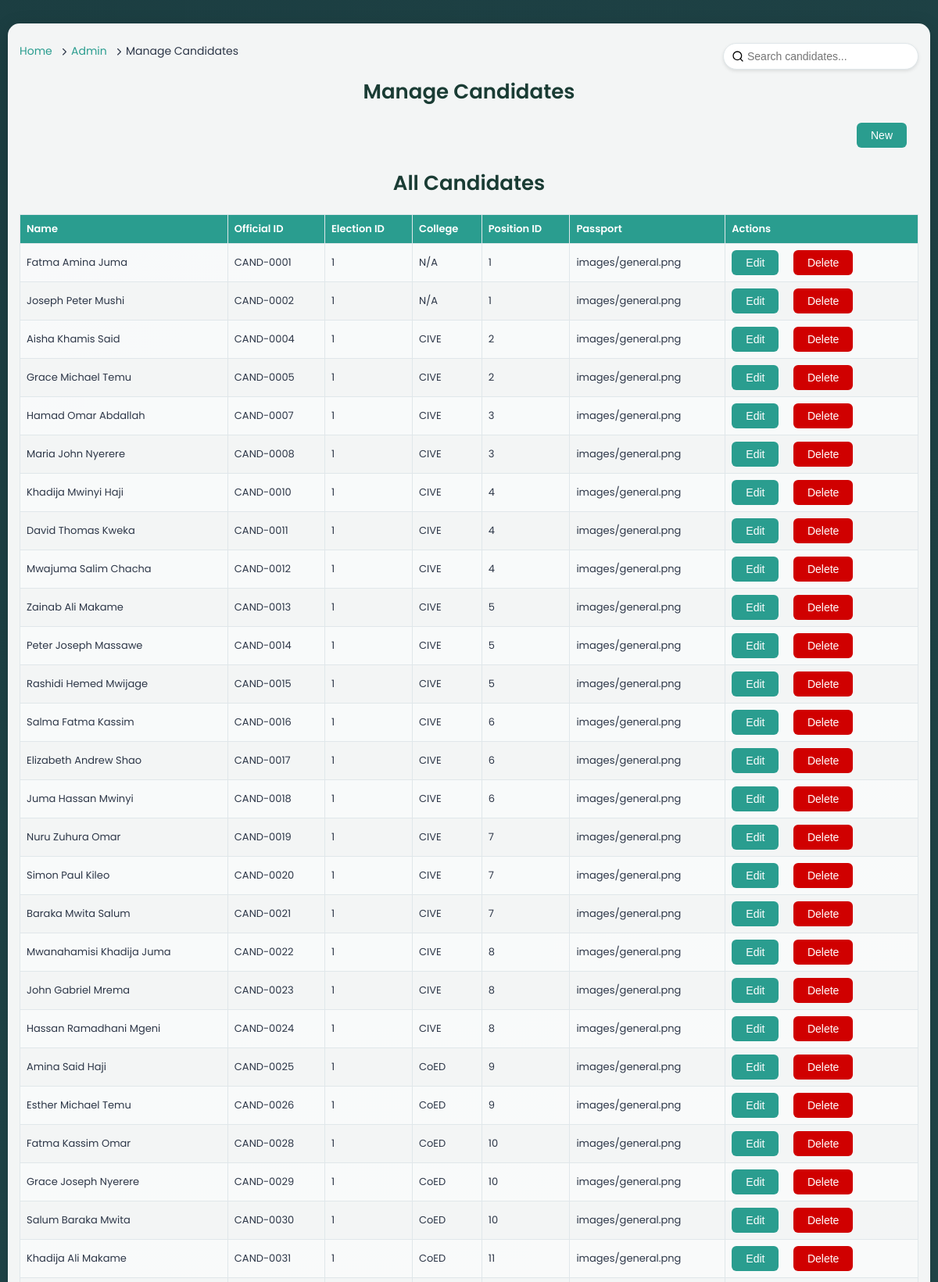
The page /admin-operations/fetch-positions.php (signed in, upper part) on the database its author committed.
### tables this page shows
CREATE TABLE `candidates` (
  `id` int NOT NULL,
  `official_id` varchar(30) DEFAULT NULL,
  `election_id` int DEFAULT NULL,
  `firstname` varchar(30) NOT NULL,
  `midname` varchar(30) DEFAULT NULL,
  `lastname` varchar(30) NOT NULL,
  `association` varchar(40) DEFAULT NULL,
  `college` varchar(50) DEFAULT NULL,
  `position_id` int NOT NULL,
  `pair_id` int DEFAULT NULL,
  `passport` varchar(400) DEFAULT 'images/general.png',
  `hostel_id` int DEFAULT NULL,
  PRIMARY KEY (`id`),
  KEY `official_id` (`official_id`),
  KEY `election_id` (`election_id`),
  CONSTRAINT `fk_elections` FOREIGN KEY (`election_id`) REFERENCES `elections` (`election_id`) ON DELETE SET NULL ON UPDATE CASCADE
);

### admin-operations/fetch-positions.php (the view, shortened to what this page needs)
<?php
$host = 'localhost';
$dbname = 'smartuchaguzi_db';
$username = 'root';
$password = 'Leonida1972@@@@';
try {
    $pdo = new PDO("mysql:host=$host;dbname=$dbname", $username, $password);
    $pdo->setAttribute(PDO::ATTR_ERRMODE, PDO::ERRMODE_EXCEPTION);
} catch (PDOException $e) {
    error_log("Connection failed: " . $e->getMessage());
    die("Connection failed. Please try again later.");
}
$errors = [];
$candidates = [];
try {
    $stmt = $pdo->prepare(
        "SELECT c.id, c.official_id, c.election_id, c.firstname, c.midname, c.lastname, c.association, c.college, c.position_id,
                c.passport, e.association AS election_association, cl.name AS college_name, ep.name AS position_name, h.name AS hostel_name
         FROM candidates c
         LEFT JOIN elections e ON c.election_id = e.election_id
         LEFT JOIN electionpositions ep ON c.position_id = ep.position_id
         LEFT JOIN colleges cl ON ep.college_id = cl.college_id
         LEFT JOIN hostels h ON ep.hostel_id = h.hostel_id"
    );
    $stmt->execute();
    $candidates = $stmt->fetchAll(PDO::FETCH_ASSOC);
} catch (PDOException $e) {
    error_log("Fetch candidates failed: " . $e->getMessage());
    $errors[] = "Failed to load candidates.";
}
?>
<!DOCTYPE html>
<html lang="en">
<head>
    <link rel="stylesheet" href="https://cdnjs.cloudflare.com/ajax/libs/font-awesome/6.0.0/css/all.min.css">
</head>
<body>
    <div class="container">
        <div class="breadcrumb">
            <a href="../index.html">Home</a> <i class="fas fa-chevron-right"></i>
            <a href="../admin-dashboard.php">Admin</a> <i class="fas fa-chevron-right"></i>
            <span>Manage Candidates</span>
        </div>
        <h2>Manage Candidates</h2>
        <div class="search-bar">
            <input type="text" id="searchInput" placeholder="Search candidates..." onkeyup="filterTable()">
        </div>
        <div class="action-bar">
            <button class="new-btn" onclick="openNewModal()">New</button>
        </div>
        <h3>All Candidates</h3>
        <?php if (empty($candidates)): ?>
            <p>No candidates found.</p>
        <?php else: ?>
            <table id="candidateTable">
                <tr>
                    <th>Name</th>
                    <th>Official ID</th>
                    <th>Election ID</th>
                    <th>College</th>
                    <th>Position ID</th>
                    <th>Passport</th>
                    <th>Actions</th>
                </tr>
                <?php foreach ($candidates as $candidate): ?>
                    <tr>
                        <td><?php echo htmlspecialchars(($candidate['midname'] ? $candidate['firstname'] . ' ' . $candidate['midname'] . ' ' : $candidate['firstname'] . ' ') . $candidate['lastname']); ?></td>
                        <td><?php echo htmlspecialchars($candidate['official_id'] ?? 'N/A'); ?></td>
                        <td><?php echo htmlspecialchars($candidate['election_id'] ?? 'N/A'); ?></td>
                        <td><?php echo htmlspecialchars($candidate['college'] ?? 'N/A'); ?></td>
                        <td><?php echo htmlspecialchars($candidate['position_id'] ?? 'N/A'); ?></td>
                        <td><?php echo htmlspecialchars($candidate['passport'] ?? 'images/general.png'); ?></td>
                        <td>
                            <button class="edit-btn" onclick="editCandidate(<?php echo $candidate['id']; ?>, '<?php echo addslashes($candidate['official_id'] ?? ''); ?>', '<?php echo addslashes($candidate['election_id'] ?? ''); ?>', '<?php echo addslashes($candidate['firstname'] ?? ''); ?>', '<?php echo addslashes($candidate['midname'] ?? ''); ?>', '<?php echo addslashes($candidate['lastname'] ?? ''); ?>', '<?php echo addslashes($candidate['association'] ?? ''); ?>', '<?php echo addslashes($candidate['college'] ?? ''); ?>', '<?php echo addslashes($candidate['position_id'] ?? ''); ?>', '<?php echo addslashes($candidate['passport'] ?? 'images/general.png'); ?>')">Edit</button>
                            <form method="POST" action="" style="display:inline;">
                                <button type="submit" class="delete-btn" name="delete_candidate" onclick="return confirm('Are you sure you want to delete this candidate? This action cannot be undone.');">Delete</button>
                            </form>
                        </td>
                    </tr>
                <?php endforeach; ?>
            </table>
        <?php endif; ?>
    </div>
</body>
</html>

### admin-operations/fetch-positions.php (style rules this page uses)
body { font-family: 'Poppins', sans-serif; background: linear-gradient(135deg, rgba(26, 60, 52, 0.8), rgba(34, 78, 68, 0.8)), url('images/cive.jpeg'); background-size: cover; background-attachment: fixed; color: #2d3748; min-height: 100vh; margin: 0; padding: 10px; display: flex; justify-content: center; align-items: flex-start; }
.container { max-width: 1200px; width: 100%; margin: 20px auto; background: rgba(255, 255, 255, 0.95); padding: 25px 15px; border-radius: 15px; box-shadow: 0 6px 25px rgba(0, 0, 0, 0.15); transition: transform 0.3s ease; position: relative; }
h2, h3 { text-align: center; color: #1a3c34; margin-bottom: 20px; font-size: 26px; font-weight: 600; }
.search-bar { position: absolute; top: 25px; right: 15px; width: 250px; display: flex; align-items: center; }
.search-bar input { width: 100%; padding: 8px 12px 8px 30px; border: 1px solid #e0e7ea; border-radius: 20px; font-size: 14px; background-size: 16px; box-shadow: 0 2px 4px rgba(0, 0, 0, 0.1); transition: border-color 0.3s ease, box-shadow 0.3s ease; }
.action-bar { margin-bottom: 15px; text-align: right; }
input, select { width: 100%; padding: 10px; border: 1px solid #e0e7ea; border-radius: 8px; font-size: 14px; box-sizing: border-box; background: #f9fafb; transition: border-color 0.3s ease, box-shadow 0.3s ease; }
button { padding: 8px 18px; border: none; border-radius: 6px; cursor: pointer; font-size: 14px; font-weight: 500; transition: background 0.3s ease, transform 0.2s ease; margin-right: 15px; }
.new-btn, .edit-btn { background: #2a9d8f; color: #fff; }
.delete-btn { background: #d00000; color: #fff; }
.breadcrumb { margin-bottom: 15px; font-size: 14px; display: flex; align-items: center; }
.breadcrumb a { color: #2a9d8f; text-decoration: none; margin-right: 6px; transition: color 0.3s ease; }
.breadcrumb span { color: #2d3748; margin-right: 6px; }
.breadcrumb i { margin: 0 6px; color: #2d3748; font-size: 10px; }
table { width: 100%; border-collapse: collapse; margin-top: 15px; }
th, td { padding: 8px; border: 1px solid #e0e7ea; text-align: left; font-size: 13px; }
th { background: #2a9d8f; color: #fff; font-weight: 600; }
tr:nth-child(even) { background: rgba(255, 255, 255, 0.5); }

### rows shown on the page
candidates: midname+firstname+lastname "Fatma Amina Juma", official "CAND-0001", election "1", college "N/A", position "1", passport "images/general.png"
candidates: midname+firstname+lastname "Joseph Peter Mushi", official "CAND-0002", election "1", college "N/A", position "1", passport "images/general.png"
candidates: midname+firstname+lastname "Aisha Khamis Said", official "CAND-0004", election "1", college "CIVE", position "2", passport "images/general.png"
candidates: midname+firstname+lastname "Grace Michael Temu", official "CAND-0005", election "1", college "CIVE", position "2", passport "images/general.png"
candidates: midname+firstname+lastname "Hamad Omar Abdallah", official "CAND-0007", election "1", college "CIVE", position "3", passport "images/general.png"
candidates: midname+firstname+lastname "Maria John Nyerere", official "CAND-0008", election "1", college "CIVE", position "3", passport "images/general.png"
candidates: midname+firstname+lastname "Khadija Mwinyi Haji", official "CAND-0010", election "1", college "CIVE", position "4", passport "images/general.png"
candidates: midname+firstname+lastname "David Thomas Kweka", official "CAND-0011", election "1", college "CIVE", position "4", passport "images/general.png"
candidates: midname+firstname+lastname "Mwajuma Salim Chacha", official "CAND-0012", election "1", college "CIVE", position "4", passport "images/general.png"
candidates: midname+firstname+lastname "Zainab Ali Makame", official "CAND-0013", election "1", college "CIVE", position "5", passport "images/general.png"
candidates: midname+firstname+lastname "Peter Joseph Massawe", official "CAND-0014", election "1", college "CIVE", position "5", passport "images/general.png"
candidates: midname+firstname+lastname "Rashidi Hemed Mwijage", official "CAND-0015", election "1", college "CIVE", position "5", passport "images/general.png"
candidates: midname+firstname+lastname "Salma Fatma Kassim", official "CAND-0016", election "1", college "CIVE", position "6", passport "images/general.png"
candidates: midname+firstname+lastname "Elizabeth Andrew Shao", official "CAND-0017", election "1", college "CIVE", position "6", passport "images/general.png"
candidates: midname+firstname+lastname "Juma Hassan Mwinyi", official "CAND-0018", election "1", college "CIVE", position "6", passport "images/general.png"
candidates: midname+firstname+lastname "Nuru Zuhura Omar", official "CAND-0019", election "1", college "CIVE", position "7", passport "images/general.png"
candidates: midname+firstname+lastname "Simon Paul Kileo", official "CAND-0020", election "1", college "CIVE", position "7", passport "images/general.png"
candidates: midname+firstname+lastname "Baraka Mwita Salum", official "CAND-0021", election "1", college "CIVE", position "7", passport "images/general.png"
candidates: midname+firstname+lastname "Mwanahamisi Khadija Juma", official "CAND-0022", election "1", college "CIVE", position "8", passport "images/general.png"
candidates: midname+firstname+lastname "John Gabriel Mrema", official "CAND-0023", election "1", college "CIVE", position "8", passport "images/general.png"
candidates: midname+firstname+lastname "Hassan Ramadhani Mgeni", official "CAND-0024", election "1", college "CIVE", position "8", passport "images/general.png"
candidates: midname+firstname+lastname "Amina Said Haji", official "CAND-0025", election "1", college "CoED", position "9", passport "images/general.png"
candidates: midname+firstname+lastname "Esther Michael Temu", official "CAND-0026", election "1", college "CoED", position "9", passport "images/general.png"
candidates: midname+firstname+lastname "Fatma Kassim Omar", official "CAND-0028", election "1", college "CoED", position "10", passport "images/general.png"
candidates: midname+firstname+lastname "Grace Joseph Nyerere", official "CAND-0029", election "1", college "CoED", position "10", passport "images/general.png"
candidates: midname+firstname+lastname "Salum Baraka Mwita", official "CAND-0030", election "1", college "CoED", position "10", passport "images/general.png"
candidates: midname+firstname+lastname "Khadija Ali Makame", official "CAND-0031", election "1", college "CoED", position "11", passport "images/general.png"
